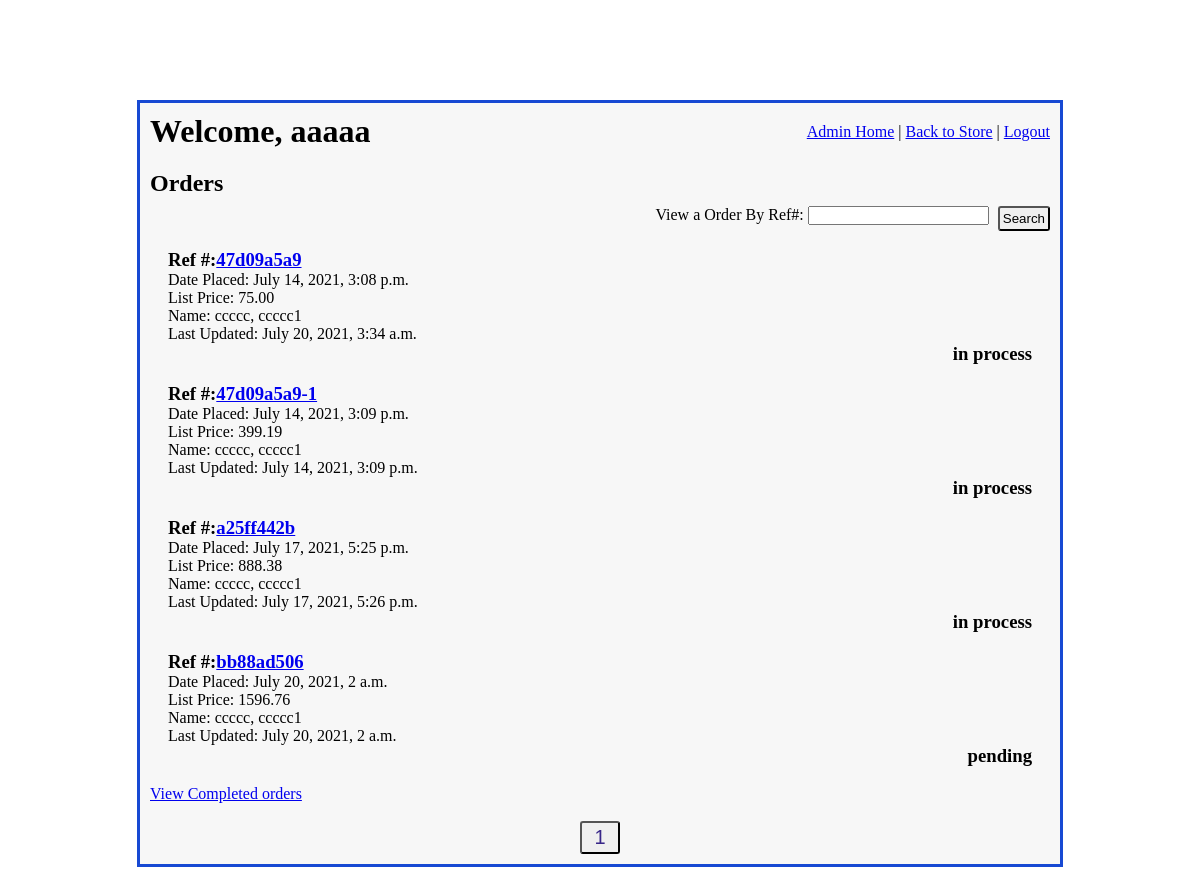
/admin_access/orders_display/1 (signed in), run on the app's committed database.
### imgfield_app/models.py (models this page shows)
class User(models.Model):
    first_name = models.CharField(max_length=45)
    last_name = models.CharField(max_length=60)
    email = models.CharField(max_length=60)
    password = models.CharField(max_length=60)
    security_level = models.IntegerField()
    created_at = models.DateTimeField(auto_now_add=True)
    updated_at = models.DateTimeField(auto_now=True)
    objects = UserManager()

class Order(models.Model):
    ordered_by = models.ForeignKey(
        User,
        related_name="user_orders",
        on_delete=models.CASCADE
    )
    contact_info =  models.ForeignKey(
        ContactInfo,
        related_name="orders",
        on_delete = models.CASCADE,
        null=True, blank=True,
    )
    ref_number = models.CharField(max_length=10)
    total_price = models.DecimalField(decimal_places=2, max_digits=10, null=True, blank=True)
    status = models.CharField(max_length=27)
    special_instructions = models.TextField(null=True, blank=True)
    office_notes = models.TextField(null=True, blank=True)
    created_at = models.DateTimeField(auto_now_add=True)
    updated_at = models.DateTimeField(auto_now=True)
    objects = OrderManager()

### admin_app/views.py (the view)
# urls.py: path('orders_display/<int:page_num>', views.orders_display),
def orders_display(request, page_num):
    if 'user_id' in request.session:
        logged_user = User.objects.get(id=request.session['user_id'])
        if logged_user.security_level > 4:
            all_active_orders= Order.objects.exclude(status = "archived").exclude(status="completed").order_by('created_at')
            p = Paginator(all_active_orders, 15)
            page = p.page(page_num)
            num_of_pages = "a" * p.num_pages
            context = {
                'logged_user': logged_user,
                'all_active_orders': page,
                'num_of_pages': num_of_pages,
            }
        return render(request, "orders_display.html", context)
    return redirect("/")

### admin_app/templates/orders_display.html (shortened to what this page needs)
<!DOCTYPE html>
<html lang="en">
<head>
    {% load static %}
    <link rel="stylesheet" href="{% static 'css/admin_main.css' %}">
    <link rel="stylesheet" href="{% static 'css/quotes_display.css' %}">
</head>
<body>
    <div id="wrapper">
        <div id="header">
            <h1>Welcome, {{ logged_user.first_name }}</h1>
            <div id="links">
                <a href="/admin_access">Admin Home</a>  |
                <a href="/">Back to Store</a>  |
                <a href="/signon/logout">Logout</a>
            </div>
        </div>
        <div id="content">
            <h2>Orders</h2>
            <form action="/admin_access/find_order" method="POST">
                <p>View a Order By Ref#: <input type="text" name="order_ref_num"></p>
                <button type="submit">Search</button>
            </form>
            <div id="quotes">
                {% for order in all_active_orders %}
                    <div class="quote_pod">
                        <div class="quote_info">
                            <h3>Ref #:<a href="/admin_access/view_order/{{ order.id }}">{{ order.ref_number }}</a></h3>
                            <p>Date Placed: {{ order.created_at }}</p>
                            <p>List Price: {{order.total_price }}</p>
                            <p>Name: {{ order.ordered_by.last_name }}, {{ order.ordered_by.first_name }}</p>
                            <p>Last Updated: {{ order.updated_at }}</p>
                        </div>
                        <div class="quote_status">
                            <h3 class="status">{{ order.status }}</h3>
                        </div>
                    </div>
                {% endfor%}
                <a href="/admin_access/completed_orders_display/1">View Completed orders</a>
                <div id="page_nav">
                    {% for i in num_of_pages %}
                        <button>
                            <a href="/admin_access/orders_display/{{ forloop.counter }}">{{ forloop.counter }}</a>
                        </button>
                    {% endfor %}
                </div>
            </div>
        </div>
    </div>
</body>
</html>

### admin_app/static/css/admin_main.css (style rules this page uses)
* { margin: 0; padding: 0; }
#wrapper { width: 900px; margin: 100px auto; border: 3px solid rgb(23, 73, 211); padding: 10px; background-color: #F7F7F7; }
#header { display: flex; margin-bottom: 20px; }
#header h1 { flex: 7; }
#links { padding-top: 10px; }
h2 { margin-bottom: 9px; }
button { padding: 3px; border-radius: 3px; }
#page_nav { text-align: center; margin-top: 18px; }
#page_nav button { width: 40px; }
#page_nav button a { text-decoration: none; color: #372588; font-size: 20px; }

### admin_app/static/css/quotes_display.css (style rules this page uses)
.quote_pod { margin: 18px; }
.status { text-align: right; }
form { display: flex; justify-content: right; }
form button { margin-left: 9px; }

### data on the page
User: first_name "aaaaa"
Order: ref_number "47d09a5a9", created_at "July 14, 2021, 3:08 p.m.", total_price "75.00", ordered_by.last_name "ccccc", ordered_by.first_name "ccccc1", updated_at "July 20, 2021, 3:34 a.m.", status "in process"
Order: ref_number "47d09a5a9-1", created_at "July 14, 2021, 3:09 p.m.", total_price "399.19", ordered_by.last_name "ccccc", ordered_by.first_name "ccccc1", updated_at "July 14, 2021, 3:09 p.m.", status "in process"
Order: ref_number "a25ff442b", created_at "July 17, 2021, 5:25 p.m.", total_price "888.38", ordered_by.last_name "ccccc", ordered_by.first_name "ccccc1", updated_at "July 17, 2021, 5:26 p.m.", status "in process"
Order: ref_number "bb88ad506", created_at "July 20, 2021, 2 a.m.", total_price "1596.76", ordered_by.last_name "ccccc", ordered_by.first_name "ccccc1", updated_at "July 20, 2021, 2 a.m.", status "pending"
